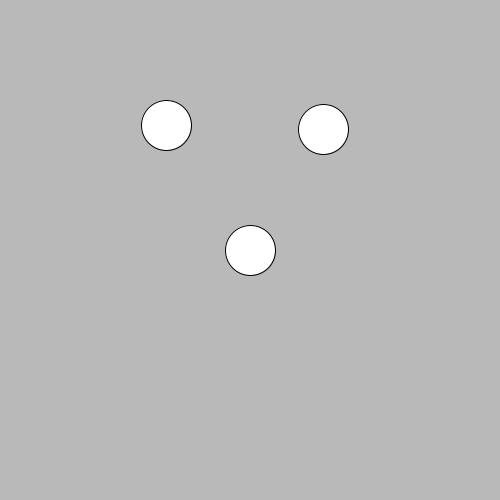
Frame 1 (no input)
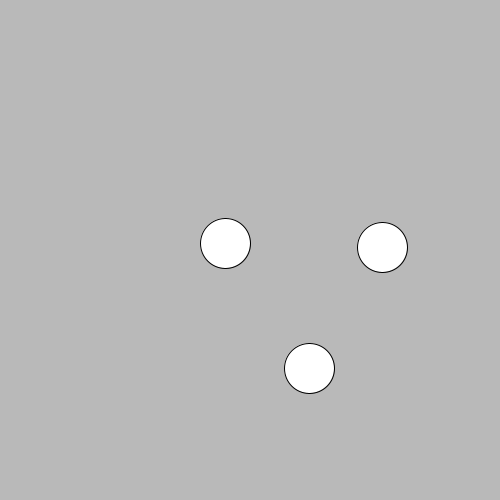
Frame 60 (the mouse pressed at the canvas centre just before this capture)
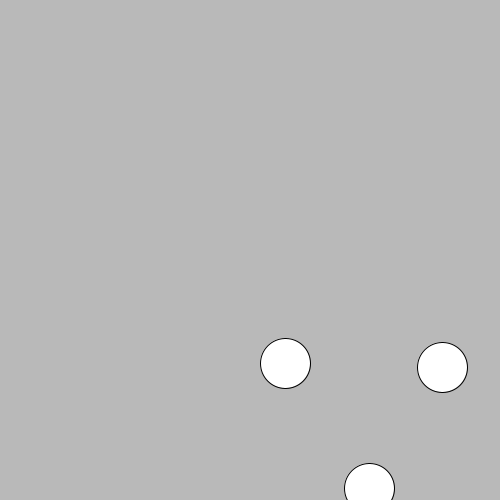
Frame 120 (the mouse held since frame 60 and released just before this capture)

The Processing sketch that drew these frames (run headless with seeded random() and noise(); from frame 60 on, the mouse is pressed at the canvas centre):

// Processing sketch: processing_135376
// ── processing_135376.pde

//Variable

Ball myBall;
Ball myBall2;
Ball myBall3;

//setup()

void setup(){
  size(500,500);
  myBall= new Ball(width/2, height/2, 1,2);
  myBall2= new Ball((int)random(width), (int)random(height),1,2);
  myBall3= new Ball((int)width/3, (int)height/4, 1, 2);

}


//draw()

void draw(){
  background(185);
  myBall.display();
  myBall.move();
  myBall.bounce();
  
  myBall2.display();
  myBall2.move();
  myBall2.bounce();
  
  myBall3.display();
  myBall3.move();
  myBall3.bounce();
}


//funtions 

class  Ball{
  //variables
  
  int xPos;
  int yPos;
  int xSpeed;
  int ySpeed;
  
  //Constructor
  Ball(int _xPos, int _yPos, int _xSpeed, int _ySpeed){
 xPos = _xPos;
 yPos = _yPos;
 xSpeed = _xSpeed;
 ySpeed = _ySpeed;
} 

//methods
 
 void display(){
   ellipse(xPos, yPos, 50,50);
 }
 
  void move(){
    xPos = xPos + xSpeed;
    yPos = yPos + ySpeed;
  }
  
  void bounce(){
    if(xPos > width|| xPos < 0){
    xSpeed = xSpeed * -1;
   }
   
   if (yPos > height || yPos < 0){
     ySpeed = ySpeed * -1;
   }
   
  }   
}
